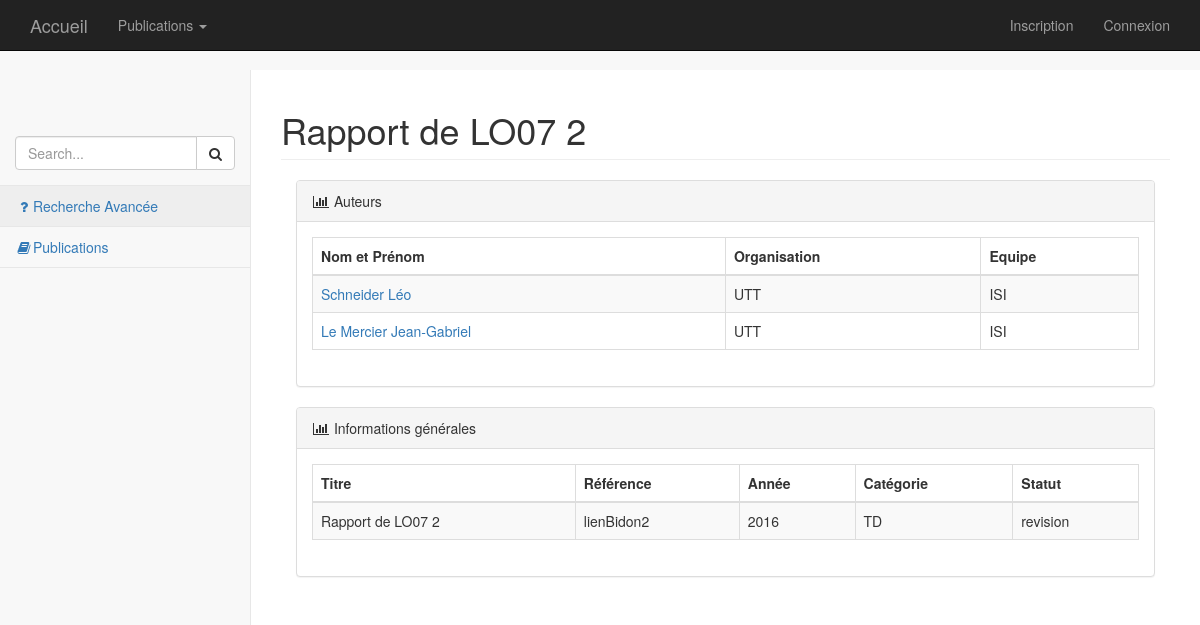
The app's page /index.php?controleur=publicationSpecifique&id=34 with its own data.
### tables this page shows
CREATE TABLE IF NOT EXISTS `Auteur` (
  `id` int(11) NOT NULL AUTO_INCREMENT,
  `organisation` varchar(50) NOT NULL,
  `equipe` varchar(25) NOT NULL,
  `nom` varchar(25) NOT NULL,
  `prenom` varchar(25) NOT NULL,
  PRIMARY KEY (`id`)
);

CREATE TABLE IF NOT EXISTS `Publication` (
  `id` int(11) NOT NULL AUTO_INCREMENT,
  `titre_article` varchar(500) NOT NULL,
  `reference_publication` varchar(500) NOT NULL,
  `annee` int(11) NOT NULL,
  `categorie` varchar(25) NOT NULL,
  `lieu` varchar(100) DEFAULT NULL,
  `statut` varchar(20) NOT NULL,
  `date_ajout` date NOT NULL,
  PRIMARY KEY (`id`)
);

### Controleur/ControleurPublicationSpecifique.php (called while the page is built, shortened)
<?php
    require_once 'Classes/Publication.php';
    class ControleurPublicationSpecifique extends Controleur{
        private $publication1;
        function __Construct(){
            $this->chercheur = new Chercheur_UTT(null, 'nom', 'prenom', 'UTT', 'equipe', 'login', 'mdp');
            $this->publication1 = new Publication(null, array($this->chercheur), 'titre', 'ref', 'annee', 'statut', 'type',null);
        }
        public function index(){
            $publication2 = $this->publication1->getPublicationID($this->requete->getParametre('id'));
            $this->genererVue(array('titrePage' => $publication2->getTitre(), 'publication' => $publication2, 'Auteur' => $publication2->getAuteurs()));
        }
    }

### Core/Routeur.php (called while the page is built, shortened)
<?php
    class Routeur{
        public function routerRequete(){
            try{
                $requete = new Requete(array_merge($_GET, $_POST));
                $controleur = $this->creerControleur($requete);
                $action = $this->creerAction($requete);
                $controleur->executerAction($action);
            }
            catch(Exception $e){
                $this->gererErreur($e);
            }
        }
        private function creerControleur(Requete $requete){
            $controleur = "Accueil";
            if($requete->existeParametre('controleur')){
                $controleur = $requete->getParametre('controleur');
                $controleur = ucfirst($controleur);
            }
            $classeControleur = 'Controleur' . $controleur;
            $fichierControleur = 'Controleur/' . $classeControleur . '.php';
            if(file_exists($fichierControleur)){
                $controleur = new $classeControleur();
                $controleur->setRequete($requete);
                return $controleur;
            }
            else{
                throw new Exception("Fichier '$fichierControleur' introuvable");
            }
        }
        private function creerAction(Requete $requete){
            $action = "index";
            return $action;
        }
    }

### index.php (called while the page is built, shortened)
<?php
    require 'Core/Routeur.php';
    $routeur = new Routeur();
    $routeur->routerRequete();

### Classes/Chercheur.php (called while the page is built, shortened)
<?php
    require_once 'Core/Modele.php';
    require_once 'Publication.php';
    class Chercheur extends Modele{
	private $id;
        private $nom;
	private $prenom;
        private $organisation;
	private $equipe;
        public function __construct ($id,$nom,$prenom,$organisation,$equipe){
		$this->id = $id;
		$this->nom = $nom;
		$this->prenom= $prenom;
		$this->organisation = $organisation;
		$this->equipe = $equipe;
        }
        public function getId(){return ($this->id);}
	public function getNom(){return ($this->nom);}
	public function getPrenom(){return ($this->prenom);}
        public function getOrganisation(){return ($this->organisation);}
        public function getEquipe(){return ($this->equipe);}
    }

### Core/Modele.php (called while the page is built)
<?php
    require_once 'Configuration.php';
    abstract class Modele{
        private static $bdd;
        protected function executerRequete($sql, $params = null){
            if($params == null){
                $resultat = self::getBdd()->query($sql);
            }
            else{
                $resultat = self::getBdd()->prepare($sql);
                $resultat->execute($params);
            }
            return $resultat;
        }
        private static function getBdd(){
            if(self::$bdd == null){
                $dsn = Configuration::get("dsn");
                $login = Configuration::get("login");
                $mdp = Configuration::get("mdp");
                self::$bdd = new PDO($dsn, $login, $mdp,
                            array(PDO::ATTR_ERRMODE => PDO::ERRMODE_EXCEPTION));
            }
            return self::$bdd;
        }
    }

### Classes/Publication.php (called while the page is built, shortened)
<?php
    require_once 'Core/Modele.php';
    class Publication extends Modele{
        private $titre;
        private $ref;
        private $annee;
        private $statut;
        public function __construct($id, $auteurs, $titre, $ref, $annee, $statut, $type, $lieu =null) {
		$this->titre = $titre;
		$this->ref = $ref;
		$this->annee = $annee;
		$this->statut = $statut;
                $this->type = $type;
        }
        public function getTitre(){return $this->titre;}
        public function getRef(){return $this->ref;}
        public function getAnnee(){return $this->annee;}
        public function getStatut(){return $this->statut;}
        public function getType(){return $this->type;}
	public function getPublicationID($idPublication){
            $sql = 'SELECT * FROM Publication WHERE id = ?';
            $reponsePublication = $this->executerRequete($sql, array($idPublication));
            if($reponsePublication->rowCount() == 1){
                while($donneesPublication = $reponsePublication->fetch()){
                    $reqAuteurs = 'SELECT Auteur.* FROM redige, Auteur WHERE Auteur.id = redige.Auteur_id AND redige.Publication_id = ? ORDER BY redige.place';
                    $reponseAuteurs = $this->executerRequete($reqAuteurs, array($donneesPublication['id']));
                    while($donneesAuteurs = $reponseAuteurs->fetch()){
                        $idAuteurs[] = new Chercheur($donneesAuteurs['id'], $donneesAuteurs['nom'], $donneesAuteurs['prenom'], $donneesAuteurs['organisation'], $donneesAuteurs['equipe']);
                        }
                    $publication = new Publication($donneesPublication['id'], $idAuteurs, $donneesPublication['titre_article'], $donneesPublication['reference_publication'], $donneesPublication['annee'], $donneesPublication['statut'], $donneesPublication['categorie']);
                }
                return $publication;
            }
            else
                throw new Exception("Aucune publication ne correspond a l'identifiant '$idPublication'");
        }
    }

### Core/Configuration.php (called while the page is built)
<?php
    class Configuration{
        private static $parametres;
        public static function get($nom, $valeurDefaut = null){
            if(isset(self::getParametres()[$nom])){
                $valeur = self::getParametres()[$nom];
            }
            else{
                $valeur = $valeurDefaut;
            }
            return $valeur;
        }
        private static function getParametres(){
            if(self::$parametres == null){
                $cheminFichier = 'Config/prod.ini';
                if(!file_exists($cheminFichier)){
                    $cheminFichier = 'Config/dev.ini';
                }
                if(!file_exists($cheminFichier)){
                    throw new Exception('Aucun fichier de configuration trouvé');
                }
                else{
                    self::$parametres = parse_ini_file($cheminFichier);
                }
            }
            return self::$parametres;
        }
    }

### Vue/PublicationSpecifique/index.php (the view, shortened to what this page needs)
<?php
    $this->stylesCss = '
    <link href="bootstrap/bower_components/metisMenu/dist/metisMenu.min.css" rel="stylesheet">
    <link href="bootstrap/dist/css/timeline.css" rel="stylesheet">
    <link href="bootstrap/dist/css/sb-admin-2.css" rel="stylesheet">
    <link href="bootstrap/bower_components/morrisjs/morris.css" rel="stylesheet">
    <link href="styles/css/Moncss.css" rel="stylesheet" type="text/css">';
?>
    <nav>
      <div class="navbar-default sidebar" role="navigation">
        <div class="sidebar-nav navbar-collapse">
          <ul class="nav" id="side-menu">
            <li class="sidebar-search">
              <div class="input-group custom-search-form">
                <input type="text" class="form-control" placeholder="Search...">
                <span class="input-group-btn">
                  <button class="btn btn-default" type="button">
                    <i class="fa fa-search"></i>
                  </button>
                </span>
              </div>
            </li>
            <li><a data-toggle="modal" data-target="#myModal"><i class="fa fa-question fa-fw"></i>Recherche Avancée</a></li>
            <li><a href="index.php?controleur=publicationCategorie"><i class="fa fa-book fa-fw"></i>Publications</a></li>
          </ul>
        </div>
      </div>
    </nav>
    <div id="page-wrapper">
      <div class="row">
        <div class="col-lg-12">
           <h1 class="page-header"><?= $titrePage ?></h1>
        </div>
      </div>
      <div id="contenu">
            <div class="col-lg-12">
                <div class="panel panel-default">
                    <div class="panel-heading">
                        <i class="fa fa-bar-chart-o fa-fw"></i>
                    Auteurs
                </div>
                <div class="panel-body">
                    <div class="row">
                        <div class="col-lg-12">
                            <div class="table-responsive">
                                <table class="table table-bordered table-hover table-striped">
                                    <thead>
                                        <tr>
                                            <th>Nom et Prénom</th>
                                            <th>Organisation</th>
                                            <th>Equipe</th>
                                        </tr>
                                    </thead>
                                    <tbody>
                                            <?php foreach($Auteur as $auteur) :?>
                                        <tr>
                                            <td>
                                                <a href= "index.php?controleur=publication&action=publicationsChercheur&id=<?= $auteur->getId()?>">
                                                <?= $auteur->getNom() . ' ' . $auteur->getPrenom() ?>
                                                </a>
                                            </td>
                                            <td><?= $auteur->getOrganisation()?></td>
                                            <td><?= $auteur->getEquipe()?></td>
                                        </tr>
                                            <?php endforeach; ?>
                                    </tbody>
                                </table>
                            </div>
                        </div>
                        <div class="col-lg-12">
                        </div>
                    </div>
                </div>
            </div>
        </div>
          <div class="col-lg-12">
                <div class="panel panel-default">
                    <div class="panel-heading">
                        <i class="fa fa-bar-chart-o fa-fw"></i>
                    Informations générales
                </div>
                <div class="panel-body">
                    <div class="row">
                        <div class="col-lg-12">
                            <div class="table-responsive">
                                <table class="table table-bordered table-hover table-striped">
                                    <thead>
                                        <tr>
                                            <th>Titre</th>
                                            <th>Référence</th>
                                            <th>Année</th>
                                            <th>Catégorie</th>
                                            <th>Statut</th>
                                            </tr>
                                    </thead>
                                    <tbody>
                                        <tr>
                                            <td><?php echo $publication->getTitre()?></td>
                                            <td><?php echo $publication->getRef()?></td>
                                            <td><?php echo $publication->getAnnee();?></td>
                                            <td><?php echo $publication->getType();?></td>
                                            <td><?php echo $publication->getStatut();?></td>
                                        </tr>
                                    </tbody>
                                </table>
                            </div>
                        </div>
                        <div class="col-lg-12">
                        </div>
                    </div>
                </div>
            </div>
        </div>
      </div>
        <div class="row">
                <div class="col-lg-2">
                </div>
            </div>
    </div>

### records on screen
auteur: nom "Schneider", prenom "Léo", organisation "UTT", equipe "ISI"
auteur: nom "Le Mercier", prenom "Jean-Gabriel", organisation "UTT", equipe "ISI"
publication: titre_article "Rapport de LO07 2", reference_publication "lienBidon2", annee "2016", categorie "TD", statut "revision"

### other values on screen
$titrePage "Rapport de LO07 2"
